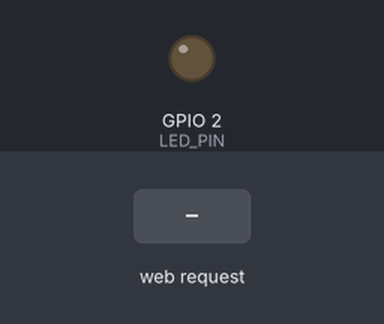
The sketch below on a simulated ESP32. Parts: output pins drawn as LEDs (lit = HIGH). The inputs (shaded band) are chosen by the test bench. WiFi joins after 1.5 s; servers stay silent unless stated; what the sketch prints to the serial monitor is not drawn.

Above: at 3.2 s.
3.3 s: HTTP request GET /toggle received
At 4.1 s:
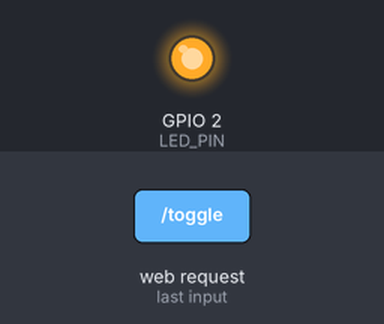
Timing chart, 0 to 6.3 s (numbered marks = the images above; inputs shaded):
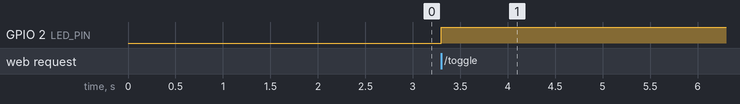

Measured:
- after the input at 3.3 s, GPIO 2 (LED_PIN): LOW → HIGH at once

The sketch:

web-server-hello.ino
```cpp
// (licence header left out)
#include <Arduino.h>
#include <WiFi.h>
#include <WebServer.h>

// Enter your Wi-Fi credentials (or leave blank to launch Soft-AP mode)
const char* WIFI_SSID = "YOUR_WIFI_SSID";
const char* WIFI_PASS = "YOUR_WIFI_PASSWORD";

// LED Pin definition
#if defined(CONFIG_IDF_TARGET_ESP32S3)
    #define LED_PIN 48
#elif defined(CONFIG_IDF_TARGET_ESP32C3) || defined(CONFIG_IDF_TARGET_ESP32C6)
    #define LED_PIN 8
#else
    #define LED_PIN 2
#endif

WebServer server(80);
bool led_state = false;

const char INDEX_HTML[] PROGMEM = R"rawliteral(
<!DOCTYPE html>
<html>
<head>
  <meta name="viewport" content="width=device-width, initial-scale=1">
  <title>ESP32 Control Hub</title>
  <style>
    body { font-family: -apple-system, BlinkMacSystemFont, "Segoe UI", Roboto, sans-serif; background: #0f172a; color: #f8fafc; text-align: center; margin: 0; padding: 20px; }
    .card { background: #1e293b; border-radius: 12px; padding: 24px; max-width: 400px; margin: 20px auto; box-shadow: 0 10px 15px -3px rgba(0,0,0,0.5); }
    h1 { color: #38bdf8; font-size: 24px; margin-bottom: 8px; }
    p { color: #94a3b8; font-size: 14px; }
    .btn { display: inline-block; background: #3b82f6; color: white; padding: 14px 28px; border-radius: 8px; font-weight: bold; text-decoration: none; font-size: 16px; transition: 0.2s; margin-top: 15px; }
    .btn:hover { background: #2563eb; }
    .badge { display: inline-block; padding: 4px 10px; border-radius: 20px; font-size: 12px; font-weight: bold; }
    .on { background: #22c55e; color: black; }
    .off { background: #ef4444; color: white; }
    .stats { text-align: left; margin-top: 20px; font-size: 13px; color: #cbd5e1; }
  </style>
</head>
<body>
  <div class="card">
    <h1>⚡ ESP32 Web Hub</h1>
    <p>Community Project 04 &bull; Local Control</p>
    <div style="margin: 20px 0;">
      LED Status: <span class="badge %LED_CLASS%">%LED_STATUS%</span>
    </div>
    <a href="/toggle" class="btn">Toggle LED</a>
    <div class="stats">
      <hr style="border: 0; border-top: 1px solid #334155; margin: 15px 0;">
      <div>⏱️ Uptime: <strong>%UPTIME%</strong></div>
      <div>💾 Free RAM: <strong>%RAM% KB</strong></div>
      <div>📶 Signal: <strong>%RSSI% dBm</strong></div>
    </div>
  </div>
</body>
</html>
)rawliteral";

String getUptimeStr() {
    uint32_t s = millis() / 1000;
    char buf[32];
    snprintf(buf, sizeof(buf), "%02uh %02um %02us", s / 3600, (s % 3600) / 60, s % 60);
    return String(buf);
}

void handleRoot() {
    String html = INDEX_HTML;
    html.replace("%LED_STATUS%", led_state ? "ON" : "OFF");
    html.replace("%LED_CLASS%", led_state ? "on" : "off");
    html.replace("%UPTIME%", getUptimeStr());
    html.replace("%RAM%", String(ESP.getFreeHeap() / 1024));
    html.replace("%RSSI%", String(WiFi.RSSI()));
    server.send(200, "text/html", html);
}

void handleToggle() {
    led_state = !led_state;
    digitalWrite(LED_PIN, led_state ? HIGH : LOW);
    server.sendHeader("Location", "/");
    server.send(303);
}

void handleStatusJson() {
    String json = "{";
    json += "\"led\":" + String(led_state ? "true" : "false") + ",";
    json += "\"heap\":" + String(ESP.getFreeHeap()) + ",";
    json += "\"uptime_sec\":" + String(millis() / 1000) + ",";
    json += "\"rssi\":" + String(WiFi.RSSI());
    json += "}";
    server.send(200, "application/json", json);
}

void setup() {
    pinMode(LED_PIN, OUTPUT);
    digitalWrite(LED_PIN, LOW);

    Serial.begin(115200);
    delay(500);

    Serial.println("\n========================================================");
    Serial.println("  ⚡ ESP32 Community — Project 04: Embedded Web Server");
    Serial.println("========================================================");

    WiFi.mode(WIFI_STA);
    WiFi.begin(WIFI_SSID, WIFI_PASS);

    Serial.print("Connecting to Wi-Fi");
    uint32_t start_ms = millis();
    while (WiFi.status() != WL_CONNECTED && (millis() - start_ms) < 8000) {
        delay(250);
        Serial.print(".");
    }
    Serial.println();

    if (WiFi.status() == WL_CONNECTED) {
        Serial.printf("Connected! IP Address: http://%s\n", WiFi.localIP().toString().c_str());
    } else {
        Serial.println("⚠️ Could not connect to Wi-Fi. Launching Soft-AP mode...");
        WiFi.mode(WIFI_AP);
        WiFi.softAP("ESP32-Web-Hub", "12345678");
        Serial.printf("Access Point Live! Connect to 'ESP32-Web-Hub' and visit http://%s\n",
                      WiFi.softAPIP().toString().c_str());
    }

    server.on("/", handleRoot);
    server.on("/toggle", handleToggle);
    server.on("/api/status", handleStatusJson);
    server.begin();
    Serial.println("🚀 HTTP Server started on port 80!");
}

void loop() {
    server.handleClient();
}
```
